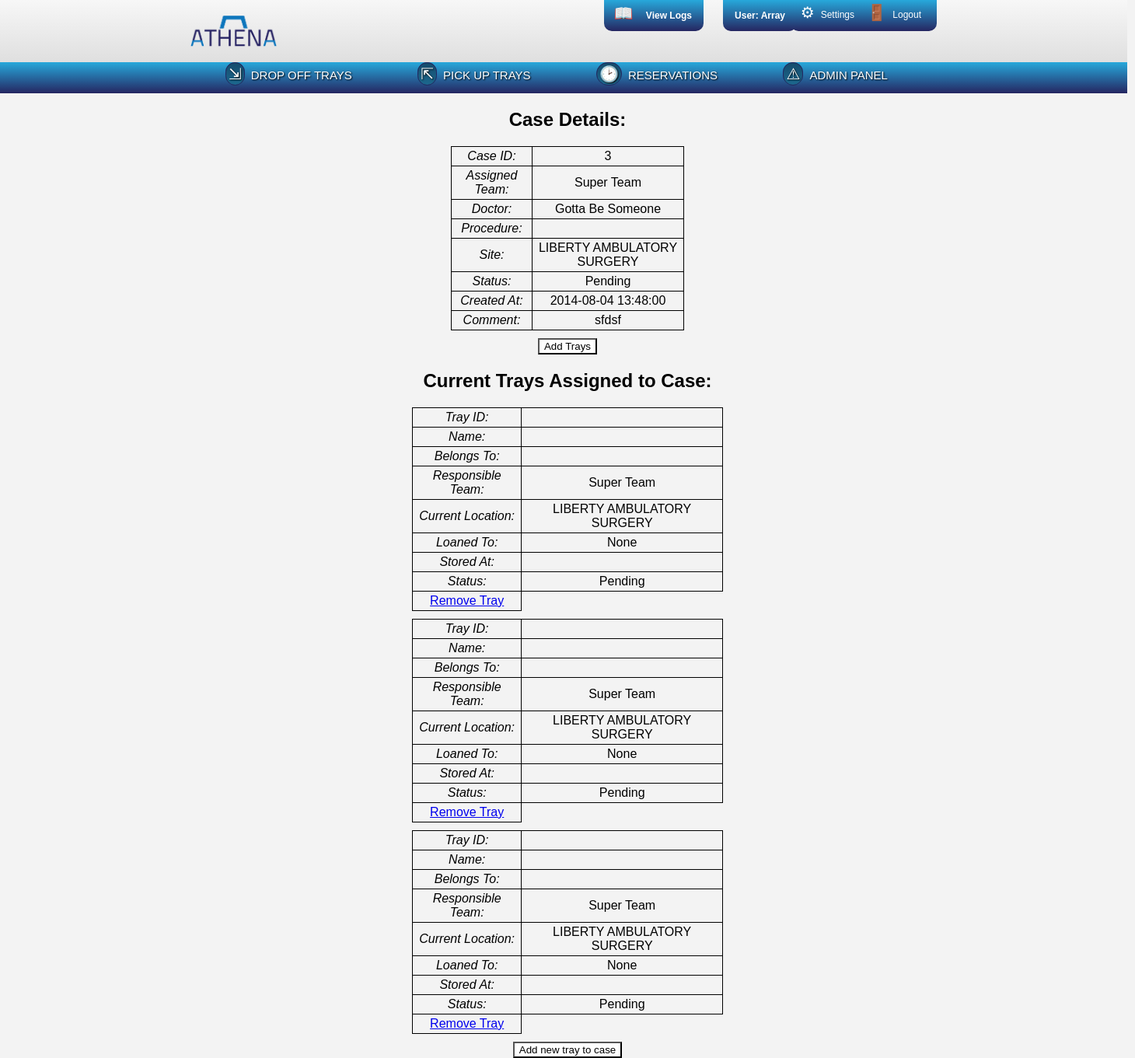
Page /www/addTrays.php?cid=3 (signed in) on the committed database.
### tables this page shows
create table if not exists cases 
( case_id   int(10)      not null auto_increment,
  team_id   int(10)      not null default 0,          
  doc_id    int(10)      not null default 0,          
  proc_id   int(10)      not null default 0,          
  site_id   int(10)      not null default 0,          
  status    varchar(40)  not null default '',         
  dttm      datetime     not null default '0/0/0',    
  cmt       varchar(255) not null default '',
  primary key (case_id)
);

create table if not exists teams 
( team_id   int(10)      not null auto_increment,
  name      varchar(255) not null,
  region    varchar(40)  not null default '',
  state     varchar(3)   not null,
  cmp_id    int(10)      not null default 0,     
  head_id   int(10)      not null default 0,     
  primary key (team_id)
);

create table if not exists doctors 
( doc_id    int(10)      not null auto_increment,
  active    int(1)       not null default '1',
  name      varchar(255) not null,
  unique index (name),
  primary key (doc_id)
);

create table if not exists sites 
( site_id   int(10)      not null auto_increment,
  active    int(1)       not null default '1',
  name      varchar(255) not null,
  address   varchar(255) not null,
  city      varchar(255) not null,
  state     varchar(2)   not null,
  zip       varchar(5)   not null,
  fax       varchar(10)  not null,
  unique index (name),
  primary key (site_id)
);

create table if not exists assigns 
( asgn_id   int(10)      not null auto_increment,
  case_id   int(10)      not null,
  tray_id   int(10)      not null,
  
  do_usr    int(10)      not null default 0,      
  pu_usr    int(10)      not null default 0,      
  cli_nm    varchar(64)  not null default '',     
  
  do_dttm   datetime     not null,                
  pu_dttm   datetime     not null,                
  status    varchar(25)  not null default '',     
  cmt       varchar(255) not null default '',
  primary key (asgn_id)
);

### www/utils/dbConnector.php (called while the page is built, shortened)
<?php
	class dbConnector implements dbConnectInfo {
		protected static $server = dbConnectInfo::HOST;
		protected static $db = dbConnectInfo::DBNAME;
		protected static $user = dbConnectInfo::USER;
		protected static $pass = dbConnectInfo::PW;
		public function doConnect() {
			$hookup = mysqli_connect(self::$server, self::$user, self::$pass, self::$db);
			return $hookup;
		}
	}
?>

### www/utils/dbWorker.php (called while the page is built, shortened)
<?php
	require_once("dbConnector.php");
	class dbWorker extends dbConnector {
		private $connection;
		public function __construct() {
			$this->connection = $this->doConnect();
		}
		public function query($sql) {
			return mysqli_query($this->connection, $sql);
		}
		public function findSite($uid, $requestedField) {
			$sql = "SELECT * FROM sites WHERE site_id='$uid'";
			$result = $this->query($sql);
			$row = mysqli_fetch_assoc($result);
			return $row["$requestedField"];
		}
		public function findTeam($uid, $requestedField) {
			$sql = "SELECT * FROM teams WHERE team_id='$uid'";
			$result = $this->query($sql);
			$row = mysqli_fetch_assoc($result);
			return $row["$requestedField"];
		}
		public function findStorage($sid, $requestedField) {
			$sql = "SELECT * FROM storage WHERE stor_id='$sid'";
			$result = $this->query($sql);
			$row = mysqli_fetch_assoc($result);
			return $row["$requestedField"];
		}
		public function findDoctor($uid, $requestedField) {
			$sql = "SELECT * FROM doctors WHERE doc_id='$uid'";
			$result = $this->query($sql);
			$row = mysqli_fetch_assoc($result);
			return $row["$requestedField"];
		}
	}
?>

### www/addTrays.php (the view, shortened to what this page needs)
<?php
	require_once $_SERVER['DOCUMENT_ROOT'] . "/athena/www/utils/htmlUtils.php";
	require_once $_SERVER['DOCUMENT_ROOT'] . "/athena/www/utils/dbWorker.php";
	$worker = new dbWorker();
	$currentCase = $_GET['cid'];
	$sql = "SELECT * FROM cases WHERE case_id='$currentCase'";
	$result = $worker->query($sql);
	$row = mysqli_fetch_assoc($result);
	extract($row);
	echo "<h2>Case Details: </h2>";
	echo "<div class='adminTable'>";
	extract($_POST);
	$team = $worker->findTeam($team_id, "name");
	$doc = $worker->findDoctor($doc_id, "name");
	$procedure = $worker->findProcedure($proc_id, "name");
	$siteName = $worker->findSite($site_id, "name");
	$caseTable = "<table>" .
	"<tr><td><em>Case ID:</em></td><td>$case_id</td></tr>" .
	"<tr><td><em>Assigned Team:</em></td><td>$team</td></tr>" .
	"<tr><td><em>Doctor:</em></td><td>$doc</td></tr>" .
	"<tr><td><em>Procedure:</em></td><td>$procedure</td></tr>" .
	"<tr><td><em>Site:</em></td><td>$siteName</td></tr>" .
	"<tr><td><em>Status:</em></td><td>Pending</td></tr>" .
	"<tr><td><em>Created At:</em></td><td>$dttm</td></tr>" .
	"<tr><td><em>Comment:</em></td><td>$cmt</td></tr>" .
	"</table>";
	echo $caseTable;
	$ttypRows = "<form method='post' action='addTrays.php?cid=$case_id'>";
	$salt = 1;
	$salt--;
	$ttypRows .= "<input type='submit' value='Add Trays' />";
	$ttypRows .= "<input type='hidden' name='ttyps' value='$ttyp_id' />";
	$ttypRows .= "<input type='hidden' name='noOfTtyps' value='$salt' />";
	$ttypRows .= "</form>";
	echo $ttypRows;
	echo "</div>";
	echo "<div id='trayview'>";
	echo "<h2>Current Trays Assigned to Case: </h2>";
	$sql = "SELECT tray_id FROM assigns INNER JOIN cases ON cases.case_id=assigns.case_id " .
	"WHERE (cases.case_id='$case_id' AND assigns.case_id='$case_id')";
	$result = $worker->query($sql);
	while($row = mysqli_fetch_assoc($result)) {
		$tray = $row['tray_id'];
		$sql2 = "SELECT * FROM trays WHERE tray_id='$tray'";
		$result2 = $worker->query($sql2);
		$row2 = mysqli_fetch_assoc($result2);
		extract($row2);
		echo "<div class='adminTable'>";
		$company = $worker->findCompany($cmp_id, "name");
		$team = $worker->findTeam($team_id, "name");
		$site = $worker->findSite($site_id, "name");
		$loanTeam = $worker->findTeam($loan_team, "name");
		$storage = $worker->findStorage($stor_id, "name");
		if($loanTeam == null) $loanTeam = "None";
		$table = "<table>" .
		"<tr><td><em>Tray ID:</em></td><td>$tray_id</td></tr>" .
		"<tr><td><em>Name:</em></td><td>$name</td></tr>" .
		"<tr><td><em>Belongs To:</em></td><td>$company</td></tr>" .
		"<tr><td><em>Responsible Team:</em></td><td>$team</td></td></tr>" .
		"<tr><td><em>Current Location:</em></td><td>$site</td></tr>" .
		"<tr><td><em>Loaned To:</em></td><td>$loanTeam</td></tr>" .
		"<tr><td><em>Stored At: </em></td><td>$storage</td></tr>" .
		"<tr><td><em>Status:</em></td><td>$status</td></tr>" .
		"<tr><td><a href='deleteTray.php?tid=$tray_id&cid=$currentCase'>Remove Tray</a></td></tt>" .
		"</table>";
		echo "$table";
		echo "</div>";
	}
	$form = "<form method='post' action='newAssignment.php?cid=$case_id'>" .
	"<input type='submit' value='Add new tray to case' /></form>";
	echo $form;
	echo "</div>";
?>

### www/styles.css (style rules this page uses)
* { background: none repeat scroll 0% 0% transparent; }
body { font-family: helvetica, sans-serif; margin: 0; background: #f3f3f3; overflow-x:hidden; }
input, textarea { background: white; }
.main table, .main th, .main td { margin-top: 10px; margin-bottom: 10px; padding: 3px; max-width: 400px; word-wrap: break-word; border-collapse: collapse; }
.adminTable th, .adminTable td { border: 1px solid black; margin-top: 10px; margin-bottom: 10px; padding: 3px; max-width: 400px; word-wrap: break-word; border-collapse: collapse; }
.main table { width: 300px; margin-left: auto; margin-right: auto; }
.main div { margin-left: auto; margin-right: auto; }
#trayview table { width: 70%; margin-left: auto; margin-right: auto; }

### rows in the picture
cases: case_id "3", team.name "Super Team", doc.name "Gotta Be Someone", site.name "LIBERTY AMBULATORY SURGERY", dttm "2014-08-04 13:48:00", cmt "sfdsf"
assigns: case.name "Super Team", case.name "LIBERTY AMBULATORY SURGERY", loanTeam "None", case.status "Pending"
assigns: case.name "Super Team", case.name "LIBERTY AMBULATORY SURGERY", loanTeam "None", case.status "Pending"
assigns: case.name "Super Team", case.name "LIBERTY AMBULATORY SURGERY", loanTeam "None", case.status "Pending"

### other values in the picture
$userStr "Array"
